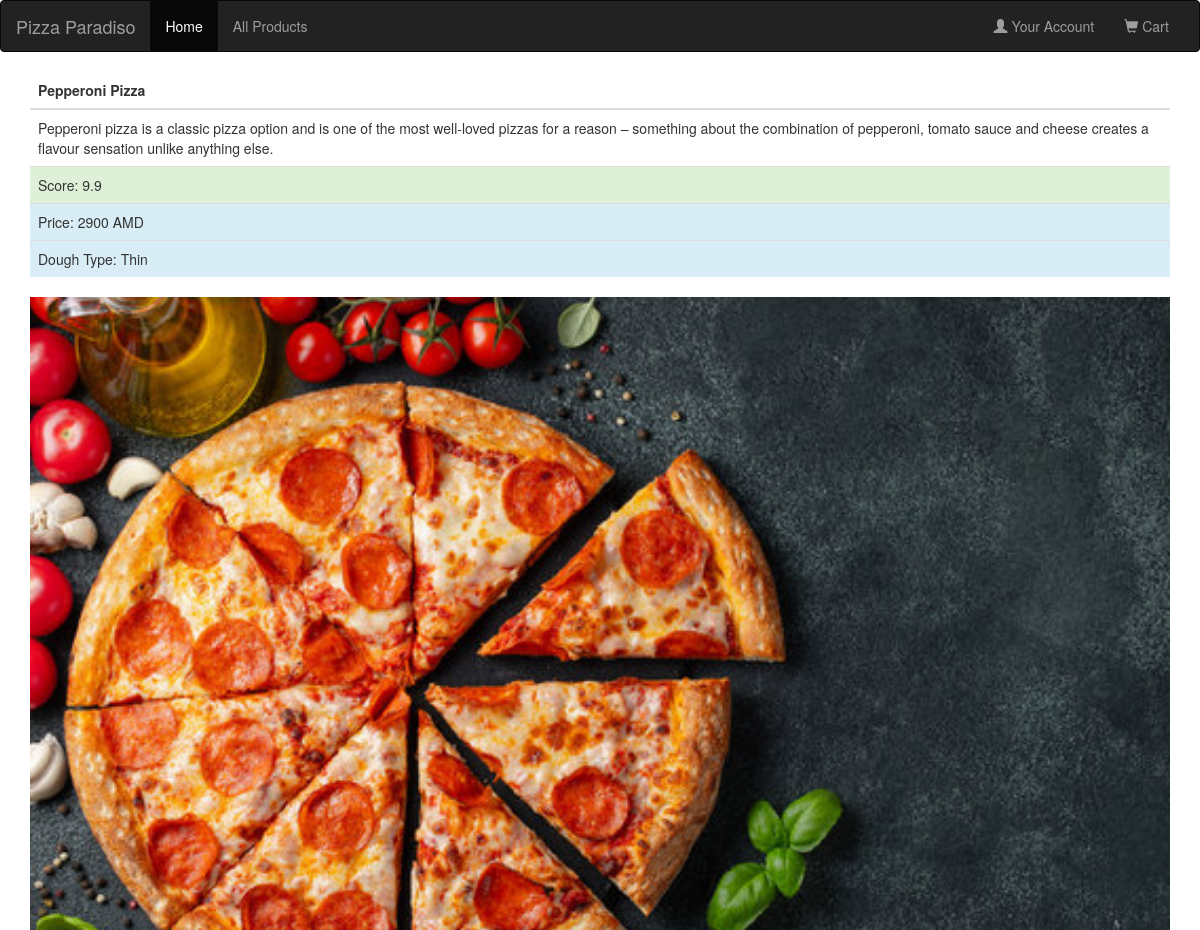
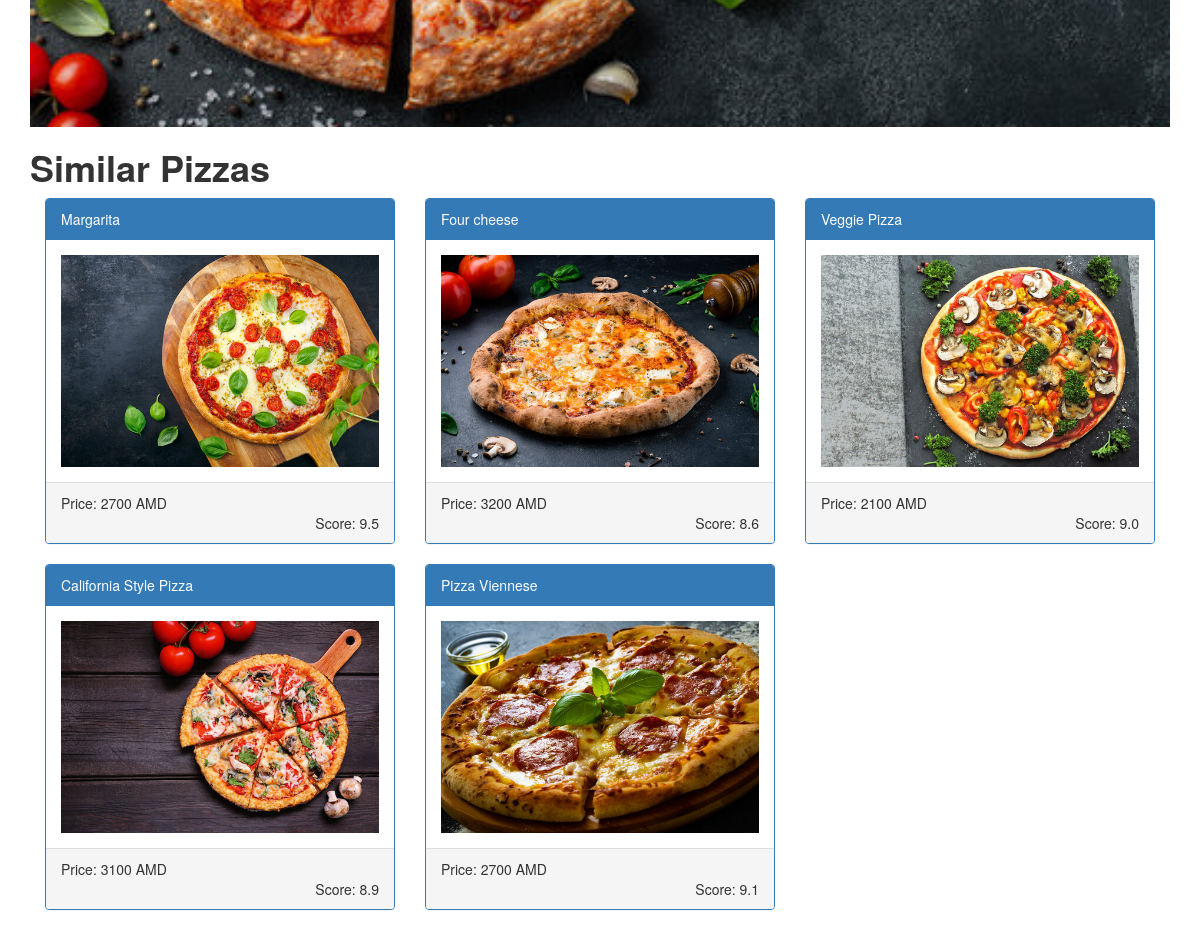
The page /pizza/4/ on the database its author committed (2 pictures, top to bottom).
### pizzas/models.py (models this page shows, shortened)
class Pizza(models.Model):
    name = models.CharField(max_length=50)
    price = models.PositiveIntegerField()
    score = models.FloatField()
    details = models.TextField(max_length=300)
    image = models.ImageField(null=True, blank=True)
    category = models.ForeignKey('DoughType', null=True,
                                 on_delete=models.PROTECT, verbose_name="Dough")

class DoughType(models.Model):
    dough = models.CharField(max_length=20, db_index=True, verbose_name="Dough type")
    def __str__(self):
        return self.dough

### pizzas/views.py (the view)
# urls.py: path('pizza/<int:id>/', pizza_detail, name='pizza_detail'),
def pizza_detail(request, id):
    pizzas = Pizza.objects.all()
    pizza = get_object_or_404(Pizza, id=id)
    return render(request, 'pizzas/description.html',
                  {'pizza': pizza, 'pizzas': pizzas, 'lower_price': pizza.price - 1000,
                   'upper_price': pizza.price + 1000})

### templates/pizzas/description.html (shortened to what this page needs)
<!DOCTYPE html>
<html lang="en">
<head>
    <link href="https://maxcdn.bootstrapcdn.com/bootstrap/3.4.1/css/bootstrap.min.css" rel="stylesheet">
    <link rel="stylesheet" href="https://maxcdn.bootstrapcdn.com/bootstrap/3.4.1/css/bootstrap.min.css">
</head>
<body>
<nav class="navbar navbar-inverse">
    <div class="container-fluid">
        <div class="navbar-header">
            <a class="navbar-brand" href="#">Pizza Paradiso</a>
        </div>
        <div class="collapse navbar-collapse" id="myNavbar">
            <ul class="nav navbar-nav">
                <li class="active"><a href="{% url 'home_pizzas'%}">Home</a></li>
                <li><a href="{% url 'all_products' %}">All Products</a></li>
            </ul>
            <ul class="nav navbar-nav navbar-right">
                <li><a href="#"><span class="glyphicon glyphicon-user"></span> Your Account</a></li>
                <li><a href="#"><span class="glyphicon glyphicon-shopping-cart"></span> Cart</a></li>
            </ul>
        </div>
    </div>
</nav>
<div class="container">
    <table class="table">
        <thead>
        <tr>
            <th>{{pizza.name}}</th>
        </tr>
        </thead>
        <tbody>
        <tr>
            <td>{{pizza.details}}</td>
        </tr>
        {% block content %}
        {% if pizza.score >= 7 and pizza.score < 9 %}
        <tr class="warning">
            <td>Score: {{pizza.score}}</td>
        </tr>
        {% elif pizza.score >= 9 %}
        <tr class="success">
            <td>Score: {{pizza.score}}</td>
        </tr>
        {% elif pizza.score < 7 %}
        <tr class="danger">
            <td>Score: {{pizza.score}}</td>
        </tr>
        {% endif %}
        {% endblock content%}
        <tr class="info">
            <td>Price: {{pizza.price}} AMD</td>
        </tr>
        <tr class="info">
            <td>Dough Type: {{pizza.category}}</td>
        </tr>
        </tbody>
    </table>
    <div style="text-align: center;">
        {% load static %}
        <img src="{{ pizza.image.url }}"
             alt="{{ pizza.name }}"
             style="width:100%">
    </div>
    <h1><b>Similar Pizzas</b></h1>
    {% for other_pizza in pizzas %}
    {% if other_pizza.name != pizza.name and other_pizza.category == pizza.category%}
    {% if other_pizza.price > lower_price and other_pizza.price < upper_price%}
    <div class="col-sm-4">
        <div class="panel panel-primary" style="style=“background-color:black;”">
            <div class="panel-heading">
                <a href="{% url 'pizza_detail' other_pizza.id %}" style="color: white;">{{ other_pizza.name }}</a>
            </div>
            <div class="panel-body">
                {% if other_pizza.image %}
                {% load static %}
                <img src="{{ other_pizza.image.url }}"
                     alt="{{ other_pizza.name }}"
                     style="width:100%">
                {% else %}
                <img alt="Image" class="img-responsive" src="https://placehold.it/150x80?text=IMAGE"
                     style="width:100%">
                {% endif %}
            </div>
            <div class="panel-footer">
                Price: {{ other_pizza.price }} AMD
                <div class="text-right">
                    Score: {{ other_pizza.score }}
                </div>
            </div>
        </div>
    </div>
    {% endif %}
    {% endif %}
    {% endfor %}
</div>
</body>
</html>

### templates/pizzas/description.html (style rules this page uses)
.panel-primary > .panel-heading { background-color: #000000; border-color: #000000; }
.panel-primary { border-color: #000000; }

### rows shown on the page
Pizza: name "Pepperoni Pizza", details "Pepperoni pizza is a classic pizza option and is one of the most well-loved pizzas for a reason – something about the combination of pepperoni, tomato sauce and cheese creates a flavour sensation unlike anything else.", score "9.9", price "2900", category "Thin", image (picture)
Pizza: name "Margarita", image (picture), price "2700", score "9.5"
Pizza: name "Four cheese", image (picture), price "3200", score "8.6"
Pizza: name "Veggie Pizza", image (picture), price "2100", score "9.0"
Pizza: name "California Style Pizza", image (picture), price "3100", score "8.9"
Pizza: name "Pizza Viennese", image (picture), price "2700", score "9.1"
